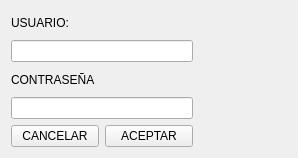
<?xml version="1.0" encoding="UTF-8"?>
<ui version="4.0">
 <class>Form</class>
 <widget class="QWidget" name="Form">
  <property name="geometry">
   <rect>
    <x>0</x>
    <y>0</y>
    <width>298</width>
    <height>158</height>
   </rect>
  </property>
  <property name="windowTitle">
   <string>LOGIN</string>
  </property>
  <property name="windowIcon">
   <iconset>
    <normaloff>../imagenes/icon_qpyme.png</normaloff>../imagenes/icon_qpyme.png</iconset>
  </property>
  <property name="styleSheet">
   <string notr="true"/>
  </property>
  <layout class="QGridLayout" name="gridLayout">
   <item row="0" column="0">
    <widget class="QLabel" name="label">
     <property name="text">
      <string>USUARIO:</string>
     </property>
    </widget>
   </item>
   <item row="1" column="0" colspan="2">
    <widget class="QLineEdit" name="lineEdit"/>
   </item>
   <item row="1" column="2" rowspan="3">
    <widget class="QLabel" name="label_3">
     <property name="text">
      <string/>
     </property>
     <property name="pixmap">
      <pixmap>../imagenes/icons8-privacy-50.png</pixmap>
     </property>
     <property name="scaledContents">
      <bool>true</bool>
     </property>
    </widget>
   </item>
   <item row="2" column="0">
    <widget class="QLabel" name="label_2">
     <property name="text">
      <string>CONTRASEÑA</string>
     </property>
    </widget>
   </item>
   <item row="3" column="0" colspan="2">
    <widget class="QLineEdit" name="lineEdit_2">
     <property name="echoMode">
      <enum>QLineEdit::Password</enum>
     </property>
    </widget>
   </item>
   <item row="4" column="0">
    <widget class="QPushButton" name="pushButton_2">
     <property name="text">
      <string>CANCELAR</string>
     </property>
    </widget>
   </item>
   <item row="4" column="1">
    <widget class="QPushButton" name="pushButton">
     <property name="text">
      <string>ACEPTAR</string>
     </property>
    </widget>
   </item>
  </layout>
 </widget>
 <resources/>
 <connections/>
</ui>
